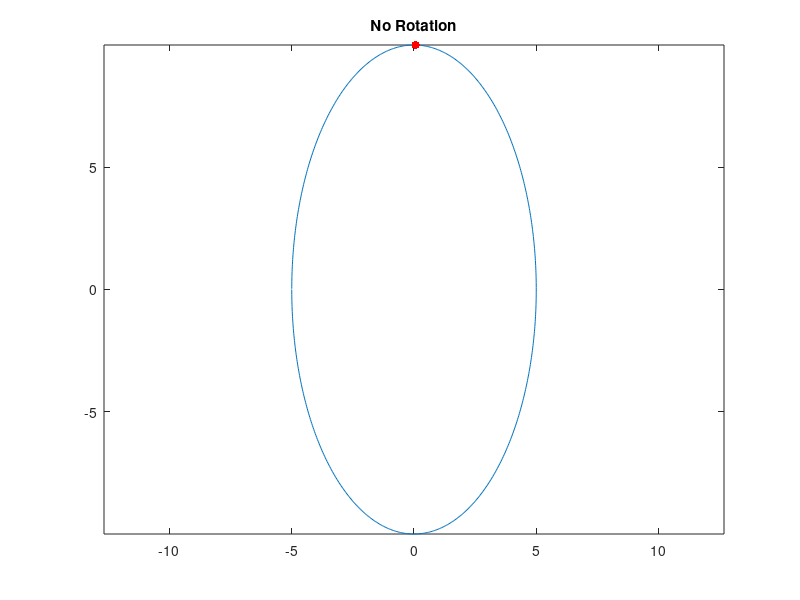

Recreate this plot in MATLAB. (Note: this script raises an error after producing the figure.)
a=5; % horizontal radius
b=10; % vertical radius
x0=0; % x0,y0 ellipse centre coordinates
y0=0;
t=-pi:0.01:pi;
x=x0+a*cos(t);
y=y0+b*sin(t);
figure()
plot(x,y)
axis equal
hold on
scatter(x(471),y(471),'r','filled')
title('No Rotation')
% 
% %Plot the same ellipses, rotating by each calculated orientation angle.

radRot = deg2rad(-90);

[X Y] = rot(x,y,radRot)

figure()
plot(X,Y)
axis equal
hold on
scatter(X(471),Y(471),'r','filled')
%%
%Frank: Buildup angles and foundations
load mooredGPS 
%SURTASSSTN20 and STSNew1
AnglesD(1) = atan2d((mooredGPS(15,2)-mooredGPS(2,2)),(mooredGPS(15,1)-mooredGPS(2,1)));
AnglesD(2) = atan2d((mooredGPS(2,2)-mooredGPS(15,2)),(mooredGPS(2,1)-mooredGPS(15,1)));
%SURTASS05IN and FS6
AnglesD(3) = atan2d((mooredGPS(12,2)-mooredGPS(14,2)),(mooredGPS(12,1)-mooredGPS(14,1)));
AnglesD(4) = atan2d((mooredGPS(14,2)-mooredGPS(12,2)),(mooredGPS(14,1)-mooredGPS(12,1)));
%Roldan and 08ALTIN
AnglesD(5) = atan2d((mooredGPS(6,2)-mooredGPS(7,2)),(mooredGPS(6,1)-mooredGPS(7,1)));
AnglesD(6) = atan2d((mooredGPS(7,2)-mooredGPS(6,2)),(mooredGPS(7,1)-mooredGPS(6,1)));
%SURTASS05IN and STSNew2
AnglesD(7) = atan2d((mooredGPS(11,2)-mooredGPS(14,2)),(mooredGPS(11,1)-mooredGPS(14,1)));
AnglesD(8) = atan2d((mooredGPS(14,2)-mooredGPS(11,2)),(mooredGPS(14,1)-mooredGPS(11,1)));
%39IN and SURTASS05IN
AnglesD(9) = atan2d((mooredGPS(14,2)-mooredGPS(13,2)),(mooredGPS(14,1)-mooredGPS(13,1)));
AnglesD(10) = atan2d((mooredGPS(13,2)-mooredGPS(14,2)),(mooredGPS(13,1)-mooredGPS(14,1)));
%STSNEW2 and FS6
AnglesD(11) = atan2d((mooredGPS(12,2)-mooredGPS(11,2)),(mooredGPS(12,1)-mooredGPS(11,1)));
AnglesD(12) = atan2d((mooredGPS(11,2)-mooredGPS(12,2)),(mooredGPS(11,1)-mooredGPS(12,1)));
%FMFMFMFM Adding in tidal ellipses angle, 2/8/23. These are found using
% PCA coefficients in tidalAnalysis scripts.
tideAnglesD(1) = 326.6;
tideAnglesD(2) = 146.6;
tideAnglesD(3) = tideAnglesD(1)-90;
tideAnglesD(4) = tideAnglesD(2)-90;
AnglesR = deg2rad(AnglesD);
tideAnglesR = deg2rad(tideAnglesD);
%%
%Tidal data and Predictions

%Creates my tides for 2020
cd D:\Glider\Data\ADCP
load GR_adcp_30minave_magrot.mat;
% Cleaning data
uz = nanmean(adcp.u);
vz = nanmean(adcp.v);
xin = (uz+sqrt(-1)*vz);
[struct, xout] = t_tide(xin,'interval',adcp.dth,'start time',adcp.dn(1),'latitude',adcp.lat);
%Separate tides into vectors
tideU = real(xout);
tideV = imag(xout);
%Sets timing
datetide = [00,00,01,2020];
%t_tide order of constituents:
% 15 = M2, Lunar semidiurnal
% 17 = S2, Solar semidiurnal
% 14 = N2, Lunar elliptical, perigee
% 8 = K1,  Lunar diurnal
% 6 = O1,  Lunar Diurnal
% 5 = Q1,  Larger lunar elliptical diurnal
tTideOrder = [15,17,14,8,6,5]; % Full tides for consideration
% tTideOrder = [14]; %Isolating certain tides.
% uvpred order of constituents: 
% 1 = M2, 2 = S2, 3 = N2, 4 = K1, 6 = O1, 26 = Q1
UVOrder    = [1,2,3,4,6,26];% Full tides for consideration
% UVOrder    = [3]; %Isolating certain tides.
%Predict tides for our location
[timePrediction,ut,vt] = uvpred(struct.tidecon(tTideOrder,1),struct.tidecon(tTideOrder,3),struct.tidecon(tTideOrder,7),...
    struct.tidecon(tTideOrder,5),UVOrder,datetide,0.5,366);

%Create timing for our tidal predictions.
tideDN=datenum(2020,1,01):0.5/24:datenum(2021,1,01);
tideDT=datetime(tideDN,'ConvertFrom','datenum','TimeZone','UTC')';

%Classic rotation like a DJ's record
tidalz = [tideU;tideV].';
[coef, ~,~,~] = pca(tidalz);
tidalTheta = coef(3);
thetaDegree = rad2deg(tidalTheta);
[rotUtide,rotVtide] = rot(ut,vt,tidalTheta);
%%
close all

%%
x = ones(1,12);
x = x+.5;
x2 = x +1;
x3 = x2 -.75;




figure()
h = polarscatter(AnglesR,x,'filled','k')

title('Transceiver Pairing, Full Array')
hold on
h = polarscatter(AnglesR(1,6),x(1),'filled','r')
for COUNT = 1:2:length(AnglesR)
    polarplot(AnglesR(1,COUNT:COUNT+1),x(1:2),'--','LineWidth',2);
end
polarplot(tideAnglesR(1:2),x2(1:2))
polarplot(tideAnglesR(3:4),x3(1:2))
polarscatter(tideAnglesR(1:2),x2(1:2),'r','filled')
polarscatter(tideAnglesR(3:4),x3(1:2),'r','filled')

pax = gca;
pax.ThetaZeroLocation = 'top';
pax.ThetaDir = 'clockwise';
%%
pairing = [1 1 2 2 3 3 4 4 5 5 6 6];

diff = [60 60 85.5 85.5 144.7 144.7 -6.6 -6.6 -0.2 -0.2 121.3 121.3]
for COUNT = 1:2:length(AnglesR)
    nameit= sprintf('Pairing %d Angle vs Tidal Ellipses, Diff: %d',pairing(COUNT),round(diff(COUNT)))
    figure()
    polarscatter(AnglesR(1,COUNT),x(1),280,'X')
    hold on
    polarplot(AnglesR(1,COUNT:COUNT+1),x(1:2),'-.');
    polarscatter(AnglesR(1,COUNT+1),x(1),200,'square','filled','k')
    polarplot(tideAnglesR(1:2),x2(1:2),'r')
    polarplot(tideAnglesR(3:4),x3(1:2))
    polarscatter(tideAnglesR(1:2),x2(1:2),130,'r','filled')
    polarscatter(tideAnglesR(3:4),x3(1:2),'r','filled')
    pax = gca;
    pax.ThetaZeroLocation = 'top';
    pax.ThetaDir = 'clockwise';
    title(nameit)
end

%%
% AnglesD are the transceiver orientations

rotatorsR = deg2rad(AnglesD-tideAnglesD(2));
rotatorsD = rad2deg(rotatorsR);

for COUNT = 1:length(rotatorsR)
    [rotatedTidesX(COUNT,:) rotatedTidesY(COUNT,:)] = rot(ut,vt,rotatorsR(1,COUNT));
end


%max offshore for ut/rotUtide: 15393
%max onshore for ut/rotUtide:  15430

figure()
nexttile
plot(ut,vt)
axis equal
hold on
scatter(ut(15393),vt(15393),'filled','r')
scatter(ut(15430),vt(15430),'filled','k')
title('OG')
xline(0)
yline(0)

[testX testY] = rot(ut,vt,(rotatorsR(1)));

nexttile
plot(testX,testY)
axis equal
hold on
scatter(testX(15393),testY(15393),'filled','r')
scatter(testX(15430),testY(15430),'filled','k')
xline(0)
yline(0)
title('Should be -60 CCW')

[testX testY] = rot(ut,vt,rotatorsR(2));

nexttile
plot(testX,testY)
axis equal
hold on
scatter(testX(15393),testY(15393),'filled','r')
scatter(testX(15430),testY(15430),'filled','k')
title('Should be -240 CCW')
xline(0)
yline(0)

[testX testY] = rot(ut,vt,(rotatorsR(3)));

nexttile
plot(testX,testY)
axis equal
hold on
scatter(testX(15393),testY(15393),'filled','r')
scatter(testX(15430),testY(15430),'filled','k')
title('Should be -85d CCW')
xline(0)
yline(0)

[testX testY] = rot(ut,vt,(rotatorsR(4)));

nexttile
plot(testX,testY)
axis equal
hold on
scatter(testX(15393),testY(15393),'filled','r')
scatter(testX(15430),testY(15430),'filled','k')
title('Should be -265d CCW')
xline(0)
yline(0)

%%
%Working on rotation the original axes as some points to truth my rotation
transRotations = deg2rad(AnglesD-thetaDegree);
transRotationsDeg = rad2deg(transRotations)

%Create test vectors as 0/1
yOriginal = [0 0; 0 0.35];
xOriginal = [0 0.35;0 0];
%%

for COUNT = 1:length(transRotations)
    [rotatedUTide(COUNT,:),rotatedVTide(COUNT,:)] = rot(ut,vt,transRotations(COUNT));
    [rotated1(COUNT,:),rotated2(COUNT,:)] = rot(xOriginal(1,:),xOriginal(2,:),transRotations(COUNT));
    [rotated3(COUNT,:),rotated4(COUNT,:)] = rot(yOriginal(1,:),yOriginal(2,:),transRotations(COUNT));
end




%%Combine in big tiled picture. You can do this!!!!
for COUNT = 1:2:length(AnglesR)
    nameit= sprintf('Pairing %d Angle vs Tidal Ellipses, Diff: %d',pairing(COUNT),round(diff(COUNT)))
    figure()
    set(gcf, 'Position',  [0, 0, 1000, 1000])


    tiledlayout(2,2)
    nexttile
    polarscatter(AnglesR(1,COUNT),x(1),280,'X')
    hold on
    polarplot(AnglesR(1,COUNT:COUNT+1),x(1:2),'-.');
    polarscatter(AnglesR(1,COUNT+1),x(1),200,'square','filled','k')
    polarplot(tideAnglesR(1:2),x2(1:2),'r')
    polarplot(tideAnglesR(3:4),x3(1:2),'r')
    polarscatter(tideAnglesR(1:2),x2(1:2),130,'r','filled')
    polarscatter(tideAnglesR(3:4),x3(1:2),'r','filled')
    pax = gca;
    pax.ThetaZeroLocation = 'top';
    pax.ThetaDir = 'clockwise';
    title(nameit)
    
    nexttile
    plot(ut,vt)
    axis equal
    hold on
    scatter(ut(15393),vt(15393),'filled','r')
    scatter(ut(15430),vt(15430),'filled','k')
    title('OG')
    xline(0)
    yline(0)

    nexttile
    plot(rotatedTidesX(COUNT,:),rotatedTidesY(COUNT,:))
    axis equal
    hold on
    scatter(rotatedTidesX(COUNT,15393),rotatedTidesY(COUNT,15393),'filled','r')
    scatter(rotatedTidesX(COUNT,15430),rotatedTidesY(COUNT,15430),'filled','k')
    plot(rotated1(COUNT,:),rotated2(COUNT,:),'k')
    plot(rotated3(COUNT,:),rotated4(COUNT,:),'k')
    scatter(rotated1(COUNT,:),rotated2(COUNT,:),'r','filled')
    scatter(rotated3(COUNT,:),rotated4(COUNT,:),'k','filled')
    xline(0)
    yline(0)
    title(sprintf('Should be %0.1f CCW',rotatorsD(1,COUNT)))
    
    nexttile
    plot(rotatedTidesX(COUNT+1,:),rotatedTidesY(COUNT+1,:))
    axis equal
    hold on
    scatter(rotatedTidesX(COUNT+1,15393),rotatedTidesY(COUNT+1,15393),'filled','r')
    scatter(rotatedTidesX(COUNT+1,15430),rotatedTidesY(COUNT+1,15430),'filled','k')
    xline(0)
    yline(0)
    title(sprintf('Should be %0.1f CCW',rotatorsD(1,COUNT+1)))
    plot(rotated1(COUNT+1,:),rotated2(COUNT+1,:),'k')
    plot(rotated3(COUNT+1,:),rotated4(COUNT+1,:),'k')
    scatter(rotated1(COUNT+1,:),rotated2(COUNT+1,:),'r','filled')
    scatter(rotated3(COUNT+1,:),rotated4(COUNT+1,:),'k','filled')
end








